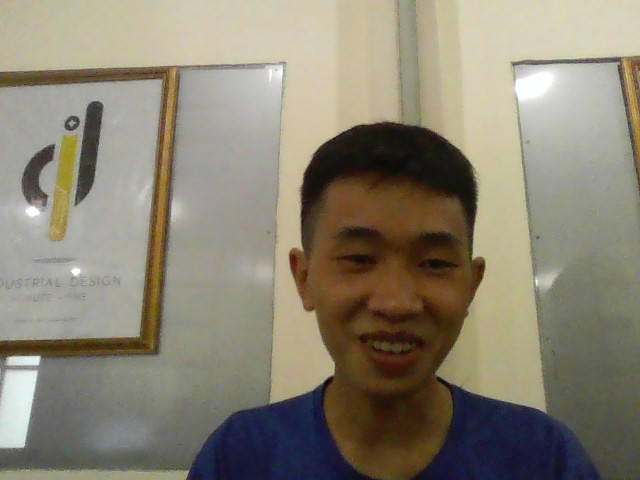
#> input picture data/0/0.jpg, 640 x 480 px; its folder holds 4 pictures in this run
$ python main.py
#> lines starting #> are read from the running program, lines starting #| are printed output that depends on the picture
import cv2
import glob
import numpy as np
import pickle
x_train = []
y_train = []

for filename in glob.glob("./data/0/*.jpg"):
    img = cv2.resize(cv2.imread(filename), (150,150))
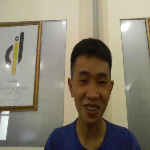
#> img: shape (150, 150, 3); mean B, G, R 115, 131.3, 138
    x_train.append(img)
    y_train.append(0)
#> pass 2 of the loop `for filename in glob.glob("./data/0/*.jpg"):`:
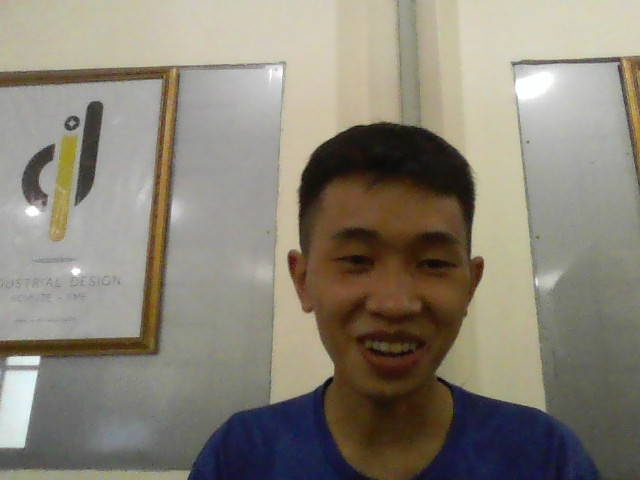
#> input picture data/0/1.jpg, 640 x 480 px
#> `img = cv2.resize(cv2.imread(filename), (150,150))`:
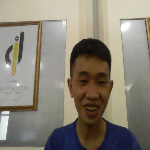
#> img: shape (150, 150, 3); mean B, G, R 118.8, 131.4, 137.1
#> pass 3 of the loop `for filename in glob.glob("./data/0/*.jpg"):`:
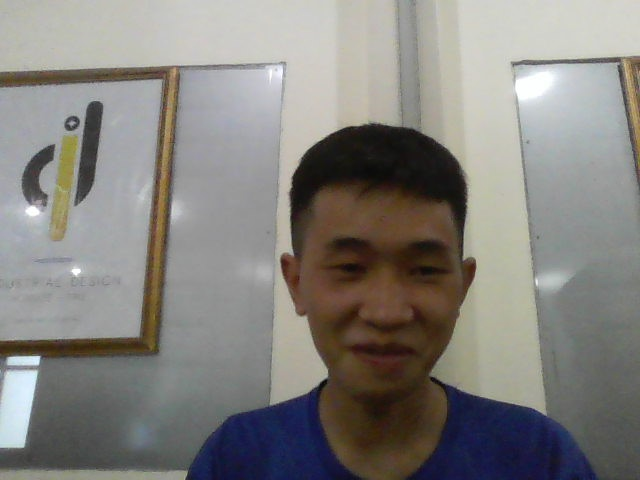
#> input picture data/0/10.jpg, 640 x 480 px
#> `img = cv2.resize(cv2.imread(filename), (150,150))`:
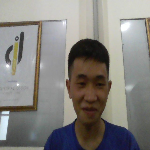
#> img: shape (150, 150, 3); mean B, G, R 126.1, 130.1, 132.4
#> the loop made 4 passes; the first 3 are shown

for filename in glob.glob("./data/1/*.jpg"):
    img = cv2.resize(cv2.imread(filename), (150,150))
    x_train.append(img)
    y_train.append(1)

for filename in glob.glob("./data/2/*.jpg"):
    img = cv2.resize(cv2.imread(filename), (150,150))
    x_train.append(img)
    y_train.append(2)

for filename in glob.glob("./data/3/*.jpg"):
    img = cv2.resize(cv2.imread(filename), (150,150))
    x_train.append(img)
    y_train.append(3)


x_train = np.array(x_train)
y_train = np.array(y_train)
print(x_train.shape)
#| (4, 150, 150, 3)
print(y_train.shape)
#| (4,)
with open("data.pickle", "wb") as f:
        pickle.dump((x_train, y_train),f)
